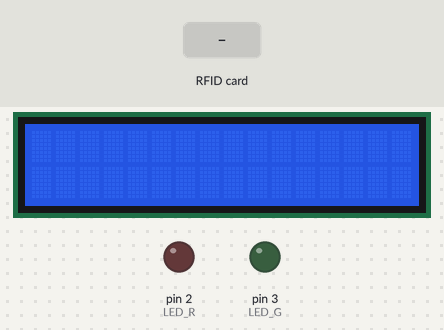
Recording of a sketch running on a simulated Arduino Uno, built with avr-gcc and run on an emulated ATmega328P. On the bench: 16×2 character LCD, output pins drawn as LEDs (lit = HIGH). The test bench sets the inputs (shaded band). Pins used as bus, display or sensor lines are not drawn; what the sketch prints to the serial monitor is not drawn.

Above: at 1.3 s.
1.4 s: RFID card 66 62 25 F8 held to the reader
At 2.3 s:
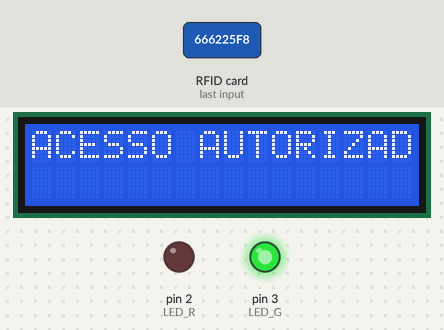
2.9 s: RFID card 5E 7A 19 C4 held to the reader
At 5.4 s:
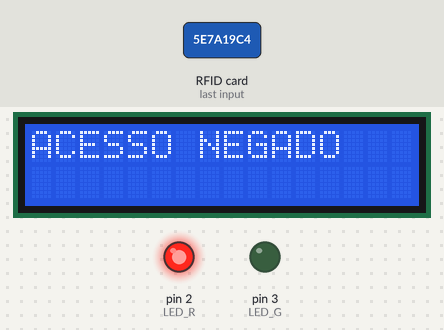
Timing chart, 0 to 9.0 s (numbered marks = the images above; inputs shaded):
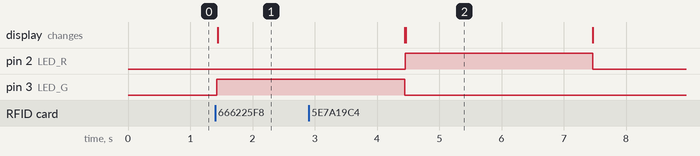

Measured:
- after the input at 1.4 s, pin 3 (LED_G): LOW → HIGH at once; the display: changes at once (image 1)
- after the input at 2.9 s, pin 2 (LED_R): LOW → HIGH after 1.5 s, → LOW 3.0 s later; the display: first differs from a run without the input after 1.6 s (image 2)

The sketch:

rfid_project.ino
```cpp
#include <SPI.h>
#include <MFRC522.h>
#include <Wire.h>
#include <LiquidCrystal_I2C.h>


#define SS_PIN 10
#define RST_PIN 9
#define LED_G 3 //define green LED pin
#define LED_R 2 //define red LED
#define endereco  0x3F // Endereços comuns: 0x27, 0x3F
#define colunas   16
#define linhas    2

MFRC522 mfrc522(SS_PIN, RST_PIN);   // Create MFRC522 instance.
LiquidCrystal_I2C lcd(endereco, colunas, linhas);

void setup()
{
  Serial.begin(9600);
  SPI.begin();      // Initiate  SPI bus
  mfrc522.PCD_Init();   // Initiate MFRC522

  pinMode(LED_G, OUTPUT);
  pinMode(LED_R, OUTPUT);

  lcd.init(); // INICIA A COMUNICAÇÃO COM O DISPLAY
  lcd.backlight(); // LIGA A ILUMINAÇÃO DO DISPLAY
  lcd.clear(); // LIMPA O DISPLAY

}
void loop()
{
  // Look for new cards
  if ( ! mfrc522.PICC_IsNewCardPresent())
  {
    return;
  }
  // Select one of the cards
  if ( ! mfrc522.PICC_ReadCardSerial())
  {
    return;
  }

  String content= "";
  byte letter;
  for (byte i = 0; i < mfrc522.uid.size; i++)
  {
     Serial.print(mfrc522.uid.uidByte[i] < 0x10 ? " 0" : " ");
     Serial.print(mfrc522.uid.uidByte[i], HEX);
     content.concat(String(mfrc522.uid.uidByte[i] < 0x10 ? " 0" : " "));
     content.concat(String(mfrc522.uid.uidByte[i], HEX));
  }

  content.toUpperCase();
  if (content.substring(1) == "66 62 25 F8" ) //change here the UID of the card/cards that you want to give access
  {
    digitalWrite(LED_G, HIGH);
    lcd.setCursor(0,0);
    lcd.print("ACESSO AUTORIZADO");
    Serial.println("Authorized access");
    Serial.println();
    delay(3000);
    digitalWrite(LED_G, LOW);
    lcd.clear();


  }

 else   {

    digitalWrite(LED_R, HIGH);
    lcd.setCursor(0,0);
    lcd.print("ACESSO NEGADO");
    Serial.println(" Access denied");
    delay(3000);
    digitalWrite(LED_R, LOW);
    lcd.clear();


  }
}
```
